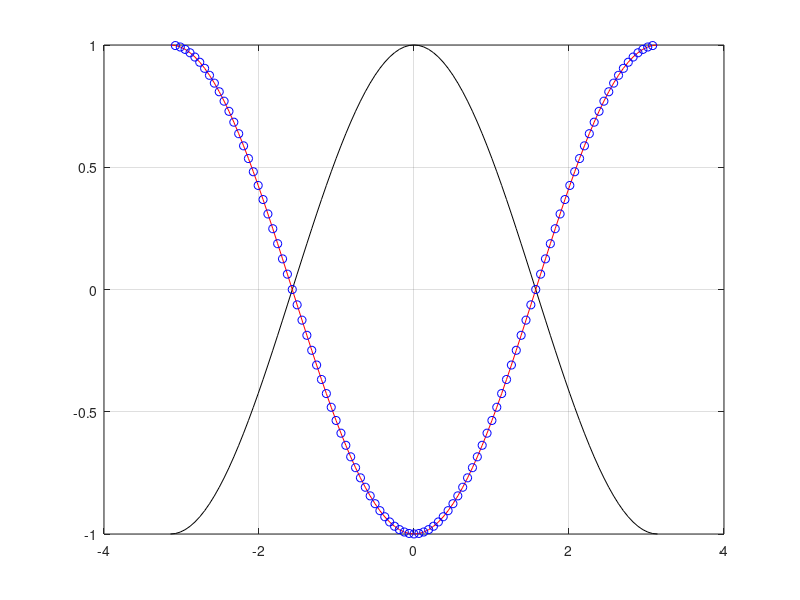

Here is the MATLAB script that generated this plot:
clear; clc; close all;
n=100;
h=2*pi/n;
X = -pi:h:pi;
i = length(X);
Y = cos(X);
Y1 = -cos(X);
X1 = X(2:i-1);
Y2 = (Y(1:i-2)-2*Y(2:i-1)+Y(3:i))/(h^2);
plot(X,Y,'k',X,Y1,'r',X1,Y2,'bo')
grid on